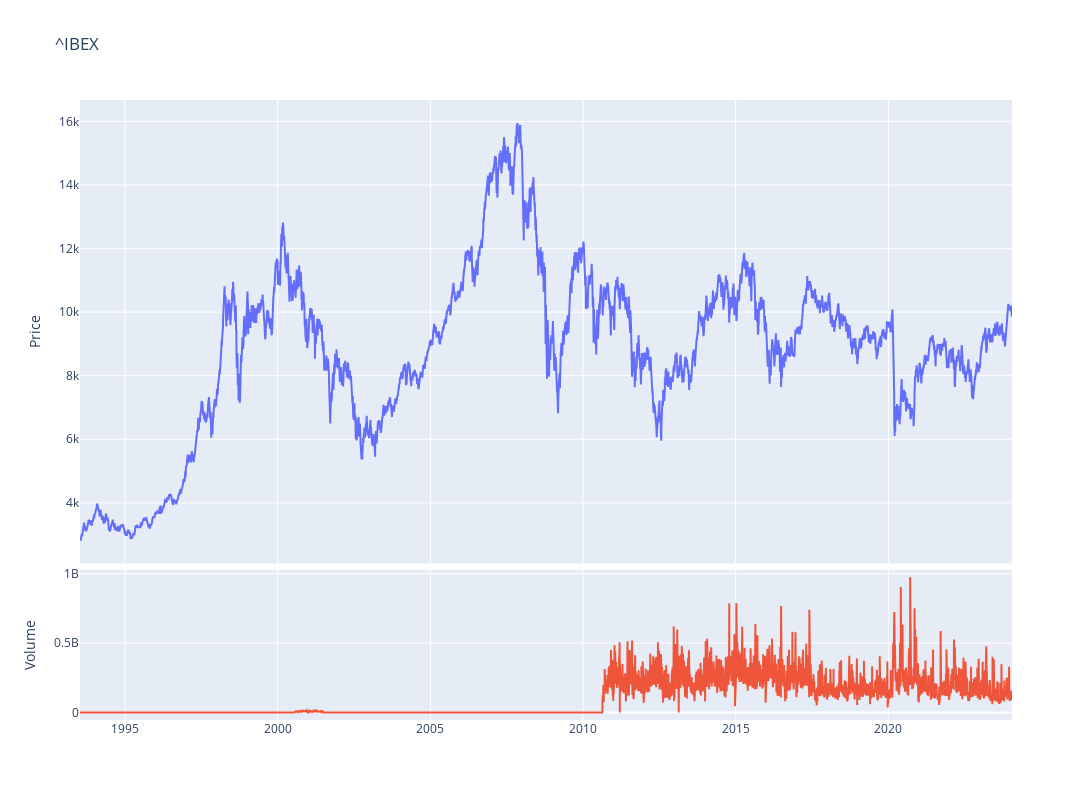

Write notebook code for a chart like this one.
### Code cell
fig = make_subplots(rows=4, cols=1,shared_xaxes=True,vertical_spacing=0.01,specs=[[{'rowspan':3,'colspan':1}],[None],[None],[{'rowspan':1,'colspan':1}]])

# Graph (1,1)
fig.add_trace(go.Scatter(x=stock_ibex.index,y=stock_ibex['Adj Close'],mode="lines",name='IBEX35'),row=1, col=1)
# Update xaxis properties
fig.update_yaxes(title_text="Price", row=1, col=1)

# Graph (4,1)
fig.add_trace(go.Scatter(x=stock_ibex.index,y=stock_ibex['Volume'],mode="lines",name='Volume'),row=4, col=1)
fig.update_yaxes(title_text="Volume", row=4, col=1)

fig.update_layout(height=800, width=1300,showlegend=False,title=f"{ticker}")

fig.show()

### Figure 1 — Plotly figure (JSON) as saved in the notebook; plotly's stock layout.template omitted (floating-point values rounded to 4 significant figures; data arrays with more than 128 entries replaced by an {"elided": "..."} marker saying what was removed)
{"data": [{"mode": "lines", "name": "IBEX35", "type": "scatter", "x": {"elided": "7731 str values"}, "xaxis": "x", "y": {"elided": "7731 float values"}, "yaxis": "y"}, {"mode": "lines", "name": "Volume", "type": "scatter", "x": {"elided": "7731 str values"}, "xaxis": "x2", "y": {"elided": "7731 int values"}, "yaxis": "y2"}], "layout": {"height": 800, "showlegend": false, "title": {"text": "^IBEX"}, "width": 1300, "xaxis": {"anchor": "y", "domain": [0, 1], "matches": "x2", "showticklabels": false}, "xaxis2": {"anchor": "y2", "domain": [0, 1]}, "yaxis": {"anchor": "x", "domain": [0.2525, 1], "title": {"text": "Price"}}, "yaxis2": {"anchor": "x2", "domain": [0, 0.2425], "title": {"text": "Volume"}}}}
